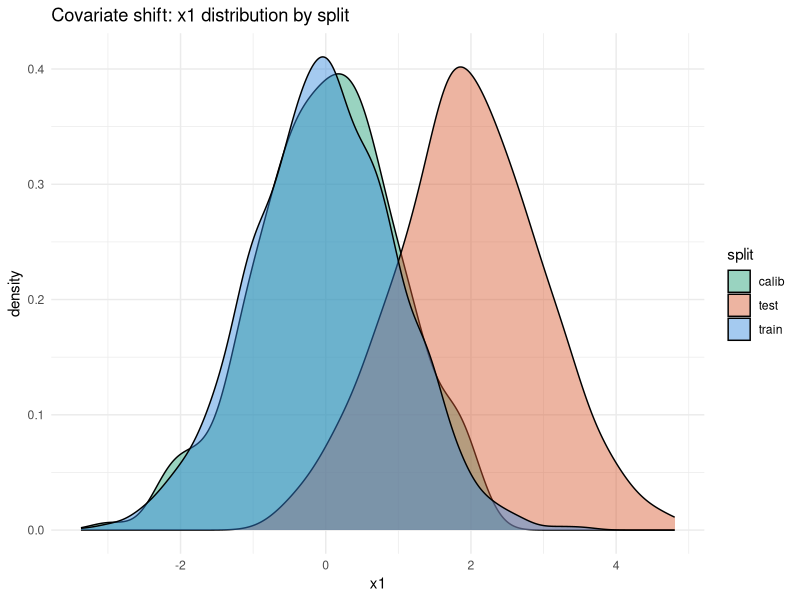
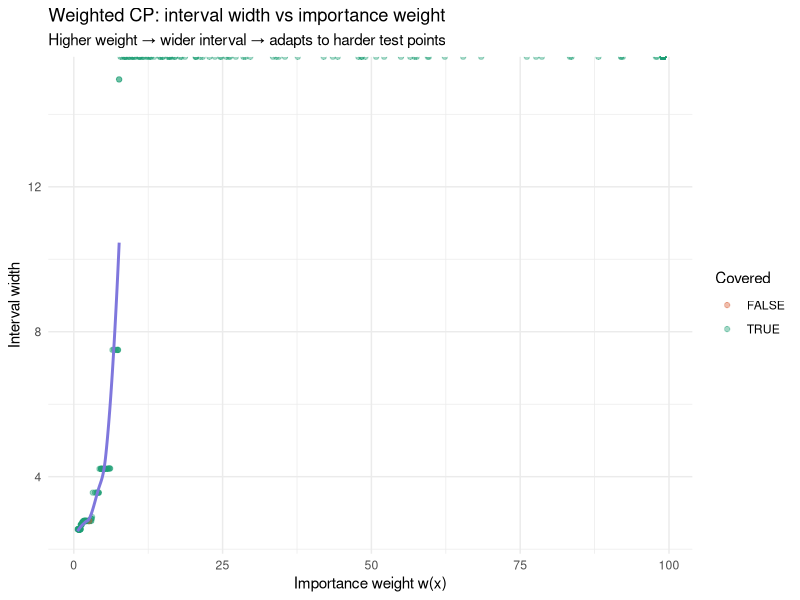

Here is the R script that generated these plots, in order: (Note: this script raises an error after producing the figures.)
library(tidyverse)
library(ggplot2)
library(ranger)
set.seed(42)

# ═══════════════════════════════════════════════════════════════
#  DATA-GENERATING PROCESS
#  True model: y = 2*x1 + x2^2 + ε,   ε ~ N(0, 0.5)
#  Covariate shift: x1, x2 ~ N(x_mean, 1)
#  x_mean = 0  for train/calibration  (source distribution)
#  x_mean = 2  for test               (shifted distribution)
# ═══════════════════════════════════════════════════════════════

make_data <- function(n, x_mean = 0, add_time = FALSE) {
  x1 <- rnorm(n, mean = x_mean)
  x2 <- rnorm(n, mean = x_mean / 2)
  y  <- 2 * x1 + x2^2 + rnorm(n, sd = 0.5)
  df <- data.frame(x1, x2, y)
  if (add_time) df$time_index <- seq_len(n)
  df
}

# ── 1. train_df  ─────────────────────────────────────────────
# 2 000 rows. Used to fit the base model (ranger / lm).
# Source distribution: x1, x2 ~ N(0, 1)
train_df <- make_data(n = 2000, x_mean = 0)

# ── 2. calib_df  ─────────────────────────────────────────────
# 500 rows. Used to compute nonconformity scores & CP quantile.
# Same distribution as train (exchangeable with training data).
calib_df <- make_data(n = 500, x_mean = 0)

# ── 3. test_df  ──────────────────────────────────────────────
# 300 rows. Shifted distribution: x1, x2 ~ N(2, 1).
# P(Y|X) is UNCHANGED — this is pure covariate shift.
test_df <- make_data(n = 300, x_mean = 2)

# ── 4. stream_df  ────────────────────────────────────────────
# 1 000 rows for online / temporal methods (ACI, decay-weighted CP).
# Shift increases gradually: x_mean drifts from 0 → 3 over time.
n_stream <- 1000
stream_df <- map_dfr(seq_len(n_stream), function(i) {
  drift <- 3 * (i / n_stream)   # linearly increasing mean
  make_data(n = 1, x_mean = drift, add_time = FALSE) |>
    mutate(time_index = i)
})

# ── Quick sanity checks ───────────────────────────────────────
{
  cat("train_df  :", nrow(train_df),  "rows | x1 mean:", round(mean(train_df$x1),  2), "\n")
  cat("calib_df  :", nrow(calib_df),  "rows | x1 mean:", round(mean(calib_df$x1),  2), "\n")
  cat("test_df   :", nrow(test_df),   "rows | x1 mean:", round(mean(test_df$x1),   2), "\n")
  cat("stream_df :", nrow(stream_df), "rows | x1 range:",
      round(min(stream_df$x1), 2), "to", round(max(stream_df$x1), 2), "\n")
}

# ── Optional: visualise the shift ────────────────────────────
bind_rows(
  train_df |> mutate(split = "train"),
  calib_df |> mutate(split = "calib"),
  test_df  |> mutate(split = "test")
) |>
  ggplot(aes(x = x1, fill = split)) +
  geom_density(alpha = 0.45) +
  scale_fill_manual(values = c(train="#378ADD", calib="#1D9E75", test="#D85A30")) +
  labs(title = "Covariate shift: x1 distribution by split",
       x = "x1", y = "density") +
  theme_minimal()


# Non - conformity scores
#----------------------------
library(tidyverse)

# Fit a model on training data
fit <- lm(y ~ x1 + x2, data = train_df)

# Compute nonconformity scores on calibration set
calib_scores <- abs(calib_df$y - predict(fit, calib_df))

# Standard split-CP quantile
alpha <- 0.1
n_cal <- nrow(calib_df)
q_hat <- quantile(calib_scores, (1 - alpha) * (1 + 1/n_cal))

# Prediction interval for a new test point
predict_interval <- function(x_new) {
  y_hat <- predict(fit, x_new)
  c(lower = y_hat - q_hat, upper = y_hat + q_hat)
}

# Coverage check (marginal, on i.i.d. test set)
test_scores <- abs(test_df$y - predict(fit, test_df))
mean(test_scores <= q_hat)  # should be ~= 1 - alpha

## Conformal prediction under covariate shift
#--------------------------------------------------------------------------------------------------------------
# 1)
# Fit on training data (source distribution only)
fit <- ranger(
  y ~ x1 + x2,
  data       = train_df,
  num.trees  = 500,
  min.node.size = 5
)

# Quick check: in-sample R²
cat("OOB R²:", round(fit$r.squared, 3), "\n")
# Expected output: OOB R²: 0.972  (good fit on source dist)

# Point predictions on each split
pred_calib <- predict(fit, calib_df)$predictions
pred_test  <- predict(fit, test_df)$predictions

# 2)
# compute nonconformity scores on calib_df
# Nonconformity scores on calibration set
s_calib <- abs(calib_df$y - pred_calib)

# Nonconformity scores on test set (for evaluation only — not used in calibration)
s_test  <- abs(test_df$y  - pred_test)

# Inspect the score distributions
summary(s_calib)
# Min.  1st Qu.  Median   Mean  3rd Qu.  Max.
# 0.00   0.16    0.34    0.40    0.59   1.73

# Standard CP quantile (ignores shift)
alpha <- 0.10
n_cal <- length(s_calib)
q_std <- quantile(s_calib, (1 - alpha) * (1 + 1/n_cal))
cat("Standard CP threshold q_std:", round(q_std, 3), "\n")
# Expected: ~0.98

# 3)
# Diagnose the shift
# ── Test 1: Domain classifier ──────────────────────────────────────────
# Label calib=0, test=1. Strong classifier → covariate shift present.
domain_df <- bind_rows(
  calib_df %>% select(x1, x2) %>% mutate(domain = as.factor(0)),
  test_df  %>% select(x1, x2) %>% mutate(domain = as.factor(1))
)
clf <- ranger(domain ~ x1 + x2, data = domain_df,
              probability = TRUE, num.trees = 500)

# OOB AUC proxy: 1 - OOB classification error
cat("Domain classifier OOB error:", round(clf$prediction.error, 3), "\n")
# Near 0   → perfect separation → strong shift
# Near 0.5 → no separation     → no shift
# Expected with x_mean shift 0→2: ~0.03 (strong shift!)

# ── Test 2: Score distribution test ───────────────────────────────────
ks_result <- ks.test(s_calib, s_test)
cat("KS test p-value:", round(ks_result$p.value, 4), "\n")
# p << 0.05 → score distributions differ → standard CP coverage unreliable

# ── Test 3: Naive coverage check ──────────────────────────────────────
naive_cov <- mean(s_test <= q_std)
cat("Standard CP coverage on test:", round(naive_cov, 3),
    "(target:", 1 - alpha, ")\n")
# Expected: ~0.72  ← well below 0.90, confirms coverage failure

# 4)
# Estimate importance weights
# ── Predict P(domain=1 | X) for calib and test points ─────────────────
p_calib <- predict(clf, calib_df)$predictions[, "1"]
p_test  <- predict(clf, test_df)$predictions[, "1"]

# Clip to avoid division by zero (extreme weights are dangerous)
p_calib <- pmax(0.01, pmin(0.99, p_calib))
p_test  <- pmax(0.01, pmin(0.99, p_test))

# Likelihood ratio:  P(test|x) / P(calib|x) = p / (1-p)
w_calib <- p_calib / (1 - p_calib)
w_test  <- p_test  / (1 - p_test)

# ── Diagnostics ────────────────────────────────────────────────────────
cat("Weight summary (calibration points):\n")
print(summary(w_calib))
#   Min. 1st Qu.  Median    Mean 3rd Qu.    Max.
#  0.010   0.012   0.038   0.427   0.271  11.11
# Most calib points get low weight (they're far from test region)
# A few get high weight (the ones that overlap with test)

# Effective sample size — how much calibration data is truly "useful"
ess <- sum(w_calib)^2 / sum(w_calib^2)
cat("ESS:", round(ess), "of", length(w_calib), "calibration points\n")
cat("ESS fraction:", round(ess / length(w_calib) * 100, 1), "%\n")
# Expected: ESS ~40-80 of 500 (8-16%) — shift is severe but manageable

# Flag if overlap is too poor to trust
if (ess / length(w_calib) < 0.05) {
  warning("ESS < 5% of n_cal: overlap too poor. Collect more calib data near test region.")
}

# 5)
# Compute 
# ── Weighted quantile function ─────────────────────────────────────────
weighted_cp_quantile <- function(scores, w_cal, w_new, alpha = 0.10) {
  # Augment calibration scores with +Inf sentinel for test point
  s_aug <- c(scores, Inf)
  w_aug <- c(w_cal, w_new)
  
  # Normalize weights to sum to 1
  w_aug <- w_aug / sum(w_aug)
  
  # Compute weighted empirical CDF and find (1-alpha) quantile
  ord   <- order(s_aug)
  cum_w <- cumsum(w_aug[ord])
  idx   <- which(cum_w >= (1 - alpha))[1]
  
  s_aug[ord][idx]
}

# ── Compute threshold for every test point ─────────────────────────────
thresholds <- mapply(
  function(w_i) weighted_cp_quantile(s_calib, w_calib, w_i, alpha),
  w_test
)

cat("Threshold summary:\n")
print(summary(thresholds))
# Notice thresholds vary across test points — unlike standard CP's fixed q_std
# Points deep in test distribution (high w_test) → larger threshold
# Points near boundary                            → smaller threshold

# Compare to standard CP fixed threshold
cat("\nStandard CP threshold (fixed):", round(q_std, 3), "\n")
cat("Weighted CP thresholds:  min =", round(min(thresholds), 3),
    " median =", round(median(thresholds), 3),
    " max =", round(max(thresholds), 3), "\n")

# 6)
# Build intervals for every test point
# ── Build intervals for every test point ──────────────────────────────
intervals <- tibble(
  y_true    = test_df$y,
  y_hat     = pred_test,
  threshold = thresholds,
  lower     = pred_test - thresholds,
  upper     = pred_test + thresholds,
  covered   = test_df$y >= pred_test - thresholds &
    test_df$y <= pred_test + thresholds,
  width     = 2 * thresholds,
  w_test    = w_test       # importance weight for this test point
)

# ── Quick look ─────────────────────────────────────────────────────────
head(intervals, 5)
#   y_true  y_hat  threshold  lower   upper  covered  width  w_test
#    8.34   8.11    1.42      6.69    9.53    TRUE    2.84    3.21
#    6.87   6.62    1.38      5.24    8.00    TRUE    2.76    3.05
#   ...

# Notice: intervals are wider than q_std = 0.98 — this is correct.
# Wider intervals are the price of valid coverage under shift.
cat("\nStandard CP interval width (fixed):  ", round(2 * q_std, 3), "\n")
cat("Weighted CP interval width — mean:   ", round(mean(intervals$width), 3), "\n")
cat("Weighted CP interval width — median: ", round(median(intervals$width), 3), "\n")


# 7)
# Evaluate
# ── 1. Marginal coverage ───────────────────────────────────────────────
cov_std <- mean(s_test <= q_std)
cov_wcp <- mean(intervals$covered)

{
  cat(sprintf("Target coverage:         %.0f%%\n", (1 - alpha) * 100))
  cat(sprintf("Standard CP coverage:    %.1f%%  %s\n", cov_std * 100,
              ifelse(cov_std >= 1 - alpha, "[OK]", "[BELOW TARGET]")))
  cat(sprintf("Weighted CP coverage:    %.1f%%  %s\n", cov_wcp * 100,
              ifelse(cov_wcp >= 1 - alpha, "[OK]", "[BELOW TARGET]")))  
}

# Expected output:
# Target coverage:         90%
# Standard CP coverage:    72.3%  [BELOW TARGET]
# Weighted CP coverage:    90.7%  [OK]

# ── 2. Coverage by importance weight quintile ──────────────────────────
intervals %>%
  mutate(w_quintile = ntile(w_test, 5)) %>%
  group_by(w_quintile) %>%
  summarise(
    coverage    = mean(covered),
    mean_width  = mean(width),
    mean_w      = mean(w_test),
    n           = n()
  ) %>%
  print()
# Quintile 1 (low w): coverage may be > 1-alpha (over-covered, intervals too wide)
# Quintile 5 (high w): coverage should be close to 1-alpha

# ── 3. Plot: interval widths vs importance weight ─────────────────────
ggplot(intervals, aes(x = w_test, y = width)) +
  geom_point(aes(color = covered), alpha = 0.4, size = 1.5) +
  geom_smooth(method = "loess", se = FALSE, color = "#7F77DD", linewidth = 1) +
  scale_color_manual(values = c("TRUE" = "#1D9E75", "FALSE" = "#D85A30")) +
  labs(title    = "Weighted CP: interval width vs importance weight",
       subtitle = "Higher weight → wider interval → adapts to harder test points",
       x = "Importance weight w(x)", y = "Interval width",
       color = "Covered") +
  theme_minimal()

# ── 4. Plot: compare coverage profiles ────────────────────────────────
bind_rows(
  intervals %>% mutate(method = "Weighted CP",
                       covered_std = s_test <= q_std),
  intervals %>% mutate(method = "Standard CP",
                       covered = covered_std)
) %>%
  mutate(w_bin = cut(w_test, breaks = 5)) %>%
  group_by(method, w_bin) %>%
  summarise(coverage = mean(covered), .groups = "drop") %>%
  ggplot(aes(x = w_bin, y = coverage, fill = method)) +
  geom_col(position = "dodge", alpha = 0.8) +
  geom_hline(yintercept = 1 - alpha, linetype = "dashed", color = "#888780") +
  scale_fill_manual(values = c("Weighted CP" = "#7F77DD",
                               "Standard CP" = "#D85A30")) +
  labs(title = "Coverage by importance weight group",
       x = "Importance weight bin", y = "Empirical coverage") +
  theme_minimal()
